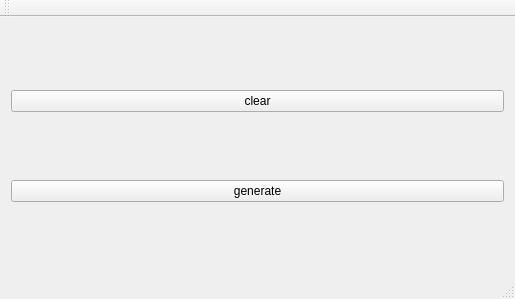
<?xml version="1.0" encoding="UTF-8"?>
<ui version="4.0">
 <class>MainWindow</class>
 <widget class="QMainWindow" name="MainWindow">
  <property name="geometry">
   <rect>
    <x>0</x>
    <y>0</y>
    <width>515</width>
    <height>299</height>
   </rect>
  </property>
  <property name="windowTitle">
   <string>MainWindow</string>
  </property>
  <widget class="QWidget" name="centralWidget">
   <layout class="QHBoxLayout" name="horizontalLayout">
    <item>
     <layout class="QVBoxLayout" name="verticalLayout">
      <item>
       <widget class="QPushButton" name="clearButton">
        <property name="text">
         <string>clear</string>
        </property>
       </widget>
      </item>
      <item>
       <widget class="QPushButton" name="generateButton">
        <property name="text">
         <string>generate</string>
        </property>
       </widget>
      </item>
     </layout>
    </item>
   </layout>
  </widget>
  <widget class="QMenuBar" name="menuBar">
   <property name="geometry">
    <rect>
     <x>0</x>
     <y>0</y>
     <width>515</width>
     <height>21</height>
    </rect>
   </property>
  </widget>
  <widget class="QToolBar" name="mainToolBar">
   <attribute name="toolBarArea">
    <enum>TopToolBarArea</enum>
   </attribute>
   <attribute name="toolBarBreak">
    <bool>false</bool>
   </attribute>
  </widget>
  <widget class="QStatusBar" name="statusBar"/>
 </widget>
 <layoutdefault spacing="6" margin="11"/>
 <resources/>
 <connections/>
</ui>
